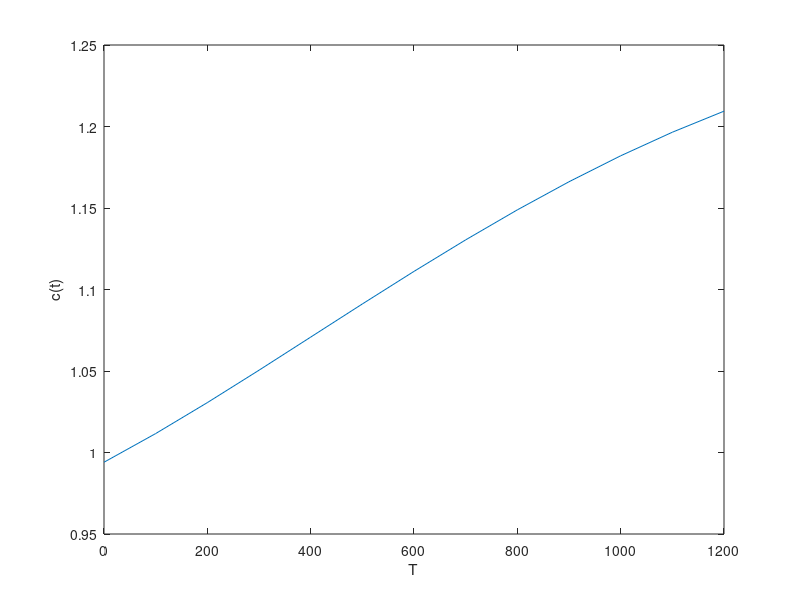

The MATLAB source for this figure:
m=[0:100:1200];

c = @(T) 0.99403 + 1.671 * 10 ^-4 .*T + 9.7215 *10^-8 .*T.^2 - 9.5838*10^-11 .*T.^3 + 1.952*10^-14 .*T.^4;



plot(m, c(m))
xlabel("T")
ylabel("c(t)")

x = 1100;

fprintf("Temperature corresponds to a specific heat of %d kJ/(kg K)\n", x);
fprintf("%.5f", c(x) );